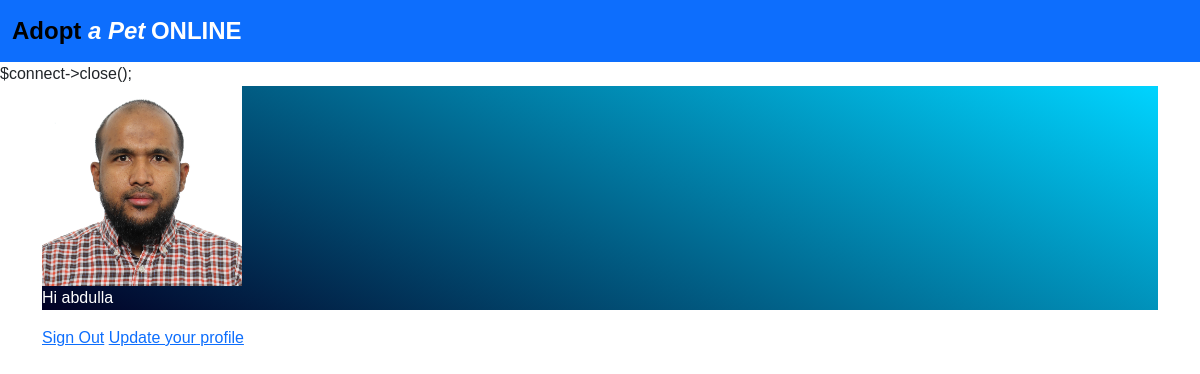
Screenshot of /home.php (signed in) with the database file from the repository.
### tables this page shows
CREATE TABLE `user` (
  `id` int(11) NOT NULL,
  `first_name` varchar(255) NOT NULL,
  `last_name` varchar(255) NOT NULL,
  `password` varchar(255) NOT NULL,
  `date_of_birth` date NOT NULL,
  `email` varchar(255) NOT NULL,
  `picture` varchar(255) DEFAULT NULL,
  `status` varchar(4) NOT NULL DEFAULT 'user'
);

### home.php (the view, shortened to what this page needs)
<?php
require_once 'components/db_connect.php';
$res = mysqli_query($connect, "SELECT * FROM user WHERE id=" . $_SESSION['user']);
$row = mysqli_fetch_array($res, MYSQLI_ASSOC);
?>
<!DOCTYPE html>
<html lang="en">
    <head>
        <link rel="stylesheet" href="style/style.css?ver=<?php echo time(); ?>">
        <?php require_once 'components/boot.php'?>
    </head>
    <body>
<?php require_once "nav.php"?>
$connect->close();
        <div class="container">
            <div class="hero">
                <img class="userImage" src="pictures/<?php echo $row['picture']; ?>" alt="<?php echo $row['first_name']; ?>">
                <p class="text-white" >Hi <?php echo $row['first_name']; ?></p>
            </div>
            <a href="logout.php?logout">Sign Out</a>
            <a href="update.php?id=<?php echo $_SESSION['user'] ?>">Update your profile</a>
        </div>
    </body>
</html>

### style/style.css (style rules this page uses)
* { box-sizing: border-box; }
body { margin: 0; padding: 0; background: url(https://images.unsplash.com/photo-1549379702-9692e37d2e58?ixid=MnwxMjA3fDB8MHxwaG90by1wYWdlfHx8fGVufDB8fHx8&ixlib=rb-1.2.1&auto=format&fit=crop&w=1490&q=80) !important; background-size: cover; font-family: sans-serif; background-repeat: no-repeat; }

### home.php (style rules this page uses)
.userImage { width: 200px; height: 200px; }
.hero { background: rgb(2,0,36); background: linear-gradient(24deg, rgba(2,0,36,1) 0%, rgba(0,212,255,1) 100%); }

### rows the page displays
user: picture (picture), first_name "abdulla"
